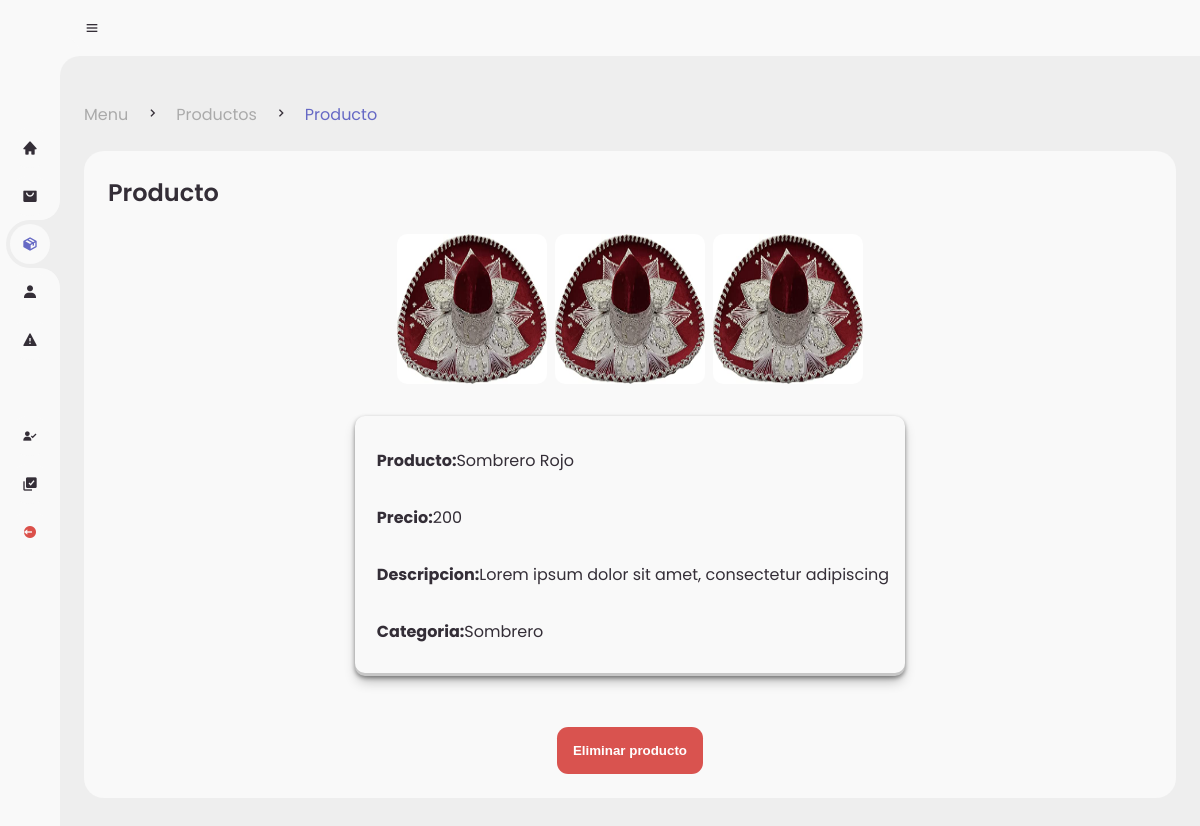
The app's page /admin/pages/det-prod.php?product=8 (signed in), older data.
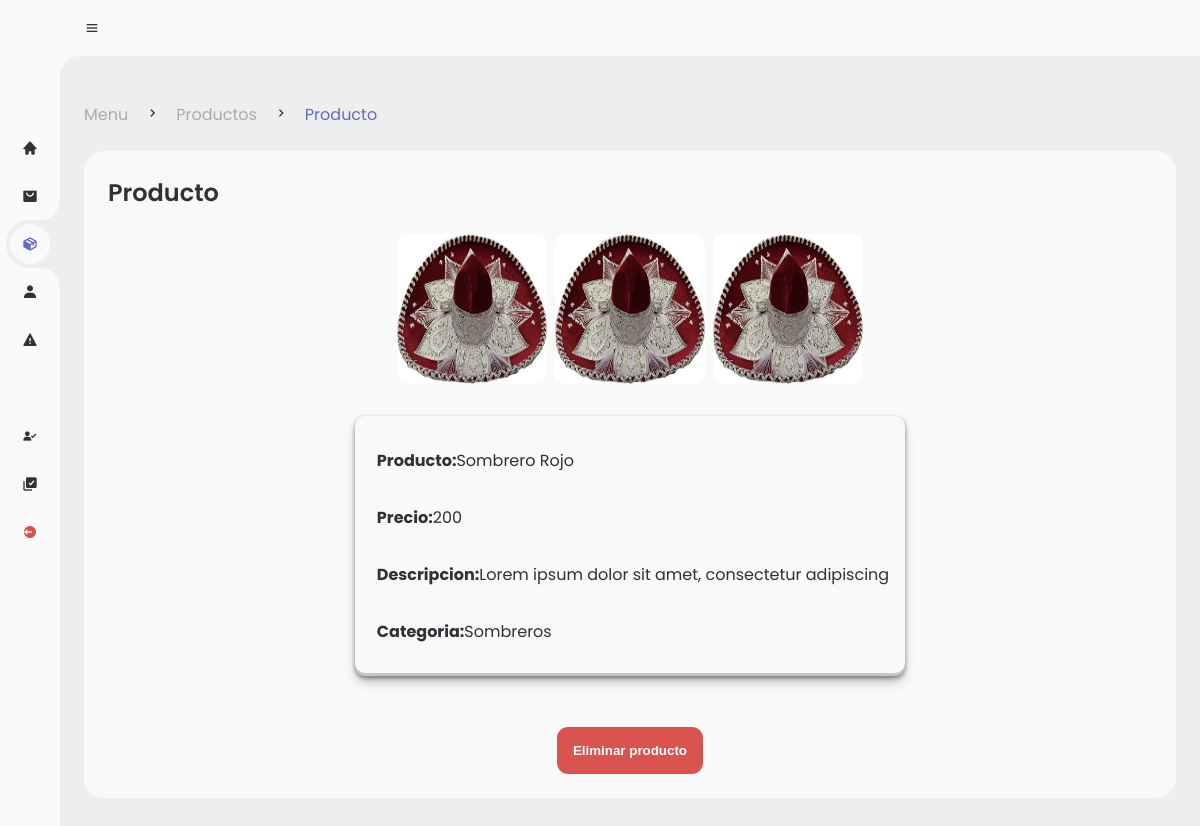
The same page, newer data.
### tables this page shows
CREATE TABLE `products` (
  `id_product` int(11) NOT NULL,
  `product` varchar(80) NOT NULL,
  `image1` varchar(80) NOT NULL,
  `price` int(11) NOT NULL,
  `description` varchar(250) NOT NULL,
  `category` varchar(30) NOT NULL,
  `stock` int(11) NOT NULL,
  `image2` varchar(30) NOT NULL,
  `image3` varchar(30) NOT NULL,
  `ID_registro` int(11) DEFAULT NULL,
  `estatus` varchar(50) NOT NULL
);

### admin/helpers/Sdet-prod.php (the view, shortened to what this page needs)
<?php
$id_product = $_GET['product'];
?>
<div class="table-data">
				<div class="order">
					<div class="head">
						<h3>Producto</h3>
					</div>
                <div class="solicitud-vend">
				<?php
					$query = mysqli_query($conn,"SELECT * FROM products WHERE id_product = $id_product");
					$data = mysqli_fetch_array($query);
				?>
                    <div class="images-products">
                        <img src="../../assets/products/<?php echo $data['image1']?>" alt="">
                        <img src="../../assets/products/<?php echo $data['image2']?>" alt="">
                        <img src="../../assets/products/<?php echo $data['image3']?>" alt="">
                    </div>
                    <table class="table-products">
                        <tbody>
                        <tr>
                            <td>
                                <p><strong>Producto:</strong><?php echo $data['product']?></p>
                            </td>
                        </tr>
                        <tr>
                            <td>
                                <p><strong>Precio:</strong><?php echo $data['price'];?></p>
                            </td>
                        </tr>
                        <tr>
                            <td>
                                <p><strong>Descripcion:</strong><?php echo $data['description']?></p>
                            </td>
                        </tr>
                        <tr>
                            <td>
                                <p><strong>Categoria:</strong><?php echo $data['category']?></p>
                            </td>
                        </tr>
                        </tbody>
                    </table>
                    <form method="post">
				    <button type="submit" class="btn-choose decline" name="delete-seller" value="<?php echo $data['id_product']; ?>">Eliminar producto</button>
                    </form>
                </div>
				</div>

### admin/pages/det-prod.php (shortened to what this page needs)
<!DOCTYPE html>
<?php
include('../../global/conexion.php');
?>
<html lang="en">
<head>
	<link href='https://unpkg.com/boxicons@2.0.9/css/boxicons.min.css' rel='stylesheet'>
	<link rel="stylesheet" href="../style.css">
	<link rel="stylesheet" href="../estilos.css">
</head>
<body>
	<section id="sidebar">
		<a href="../menu.php" class="brand">
		</a>
		<ul class="side-menu top">
			<li >
				<a href="../menu.php">
					<i class='bx bxs-home' ></i>
				</a>
			</li>
			<li>
				<a href="../orders.php">
					<i class='bx bxs-shopping-bag-alt' ></i>
				</a>
			</li>
			<li class="active">
				<a href="../products.php">
					<i class='bx bxs-package'></i>
				</a>
			</li>
			<li >
				<a href="../sellers.php">
					<i class='bx bxs-user' ></i>
				</a>
			</li>
			<li>
				<a href="../reports.php">
					<i class='bx bxs-error' ></i>
				</a>
			</li>
		</ul>
		<ul class="side-menu">
			<li >
				<a href="../reg-vendedores.php">
					<i class='bx bxs-user-check' ></i>
				</a>
			</li>
			<li>
				<a href="../reg-productos.php">
					<i class='bx bxs-select-multiple' ></i>
				</a>
			</li>
			<li>
				<a href="../../global/logout.php" class="logout">
					<i class='bx bxs-log-out-circle' ></i>
				</a>
			</li>
		</ul>
	</section>
	<section id="content">
		<nav>
			<i class='bx bx-menu' ></i>
		</nav>
		<main>
			<div class="head-title">
				<div class="left">
					<ul class="breadcrumb">
						<li>
							<a href="../menu.php">Menu</a>
						</li>
						<li><i class='bx bx-chevron-right' ></i></li>
						<li>
							<a  href="../products.php">Productos</a>
						</li>
						<li><i class='bx bx-chevron-right' ></i></li>
						<li>
							<a class="active" href="">Producto</a>
						</li>
					</ul>
				</div>
			</div>
		<?php
			include('../helpers/Sdet-prod.php');
		?>
		</main>
	</section>
</body>
</html>

### admin/style.css (style rules this page uses)
* { margin: 0; padding: 0; box-sizing: border-box; }
a { text-decoration: none; }
li { list-style: none; }
:root { --poppins: 'Poppins', sans-serif; --lato: 'Lato', sans-serif; --light: #F9F9F9; --blue: #6669c5; --light-blue: #CFE8FF; --grey: #eee; --dark-grey: #AAAAAA; --dark: #342E37; --red: #DB504A; --yellow: #FFCE26; --light-yellow: #FFF2C6; --orange: #FD7238; --light-orange: #FFE0D3; }
html { overflow-x: hidden; }
body { background: var(--grey); overflow-x: hidden; }
#sidebar { position: fixed; top: 0; left: 0; width: 280px; height: 100%; background: var(--light); z-index: 2000; font-family: var(--lato); transition: .3s ease; overflow-x: hidden; scrollbar-width: none; }
#sidebar.hide { width: 60px; }
#sidebar .brand { font-size: 24px; font-weight: 700; height: 56px; display: flex; align-items: center; color: var(--blue); position: sticky; top: 0; left: 0; background: var(--light); z-index: 500; padding-bottom: 20px; box-sizing: content-box; }
#sidebar .side-menu { width: 100%; margin-top: 48px; }
#sidebar .side-menu li { height: 48px; background: transparent; margin-left: 6px; border-radius: 48px 0 0 48px; padding: 4px; }
#sidebar .side-menu li.active { background: var(--grey); position: relative; }
#sidebar .side-menu li.active::before { content: ''; position: absolute; width: 40px; height: 40px; border-radius: 50%; top: -40px; right: 0; box-shadow: 20px 20px 0 var(--grey); z-index: -1; }
#sidebar .side-menu li.active::after { content: ''; position: absolute; width: 40px; height: 40px; border-radius: 50%; bottom: -40px; right: 0; box-shadow: 20px -20px 0 var(--grey); z-index: -1; }
#sidebar .side-menu li a { width: 100%; height: 100%; background: var(--light); display: flex; align-items: center; border-radius: 48px; font-size: 16px; color: var(--dark); white-space: nowrap; overflow-x: hidden; }
#sidebar .side-menu.top li.active a { color: var(--blue); }
#sidebar.hide .side-menu li a { width: calc(48px - (4px * 2)); transition: width .3s ease; }
#sidebar .side-menu li a.logout { color: var(--red); }
#sidebar .side-menu li a .bx { min-width: calc(60px - ((4px + 6px) * 2)); display: flex; justify-content: center; }
#content { position: relative; width: calc(100% - 280px); left: 280px; transition: .3s ease; }
#sidebar.hide ~ #content { width: calc(100% - 60px); left: 60px; }
#content nav { height: 56px; background: var(--light); padding: 0 24px; display: flex; align-items: center; grid-gap: 24px; font-family: var(--lato); position: sticky; top: 0; left: 0; z-index: 1000; }
#content nav::before { content: ''; position: absolute; width: 40px; height: 40px; bottom: -40px; left: 0; border-radius: 50%; box-shadow: -20px -20px 0 var(--light); }
#content nav .bx.bx-menu { cursor: pointer; color: var(--dark); }
#content main { width: 100%; padding: 36px 24px; font-family: var(--poppins); max-height: calc(100vh - 56px); overflow-y: auto; }
#content main .head-title { display: flex; align-items: center; justify-content: space-between; grid-gap: 16px; flex-wrap: wrap; }
#content main .head-title .left .breadcrumb { display: flex; align-items: center; grid-gap: 16px; }
#content main .head-title .left .breadcrumb li { color: var(--dark); }
#content main .head-title .left .breadcrumb li a { color: var(--dark-grey); pointer-events: none; }
#content main .head-title .left .breadcrumb li a.active { color: var(--blue); pointer-events: unset; }
#content main .table-data { display: flex; flex-wrap: wrap; grid-gap: 24px; margin-top: 24px; width: 100%; color: var(--dark); }
#content main .table-data > div { border-radius: 20px; background: var(--light); padding: 24px; overflow-x: auto; }
#content main .table-data .head { display: flex; align-items: center; grid-gap: 16px; margin-bottom: 24px; }
#content main .table-data .head h3 { margin-right: auto; font-size: 24px; font-weight: 600; }
#content main .table-data .order { flex-grow: 1; flex-basis: 500px; }
#content main .table-data .order table { width: 100%; border-collapse: collapse; }
#content main .table-data .order table td { padding: 16px 0; }
#content main .table-data .order table tr td:first-child { display: flex; align-items: center; grid-gap: 12px; padding-left: 6px; }

Row changes from the older to the newer data that the page shows:
changed products "Sombrero Rojo": category "Sombrero" → "Sombreros"
